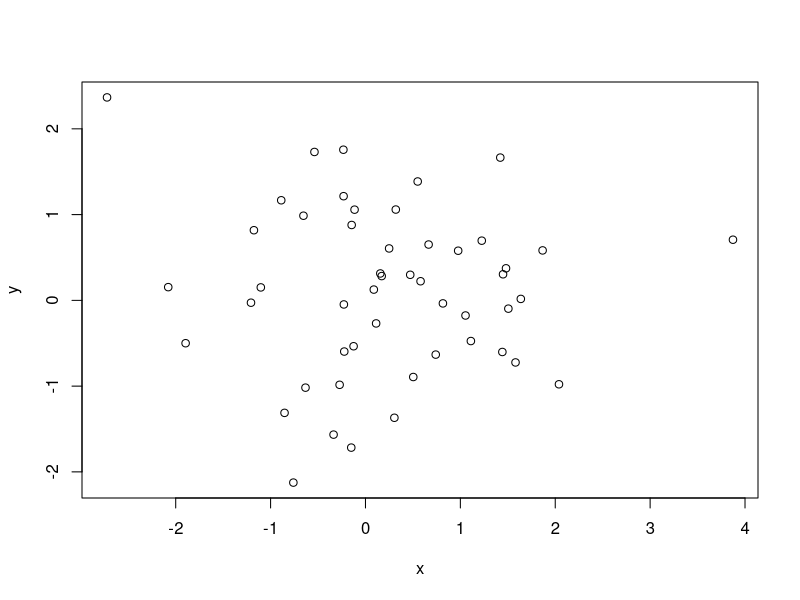
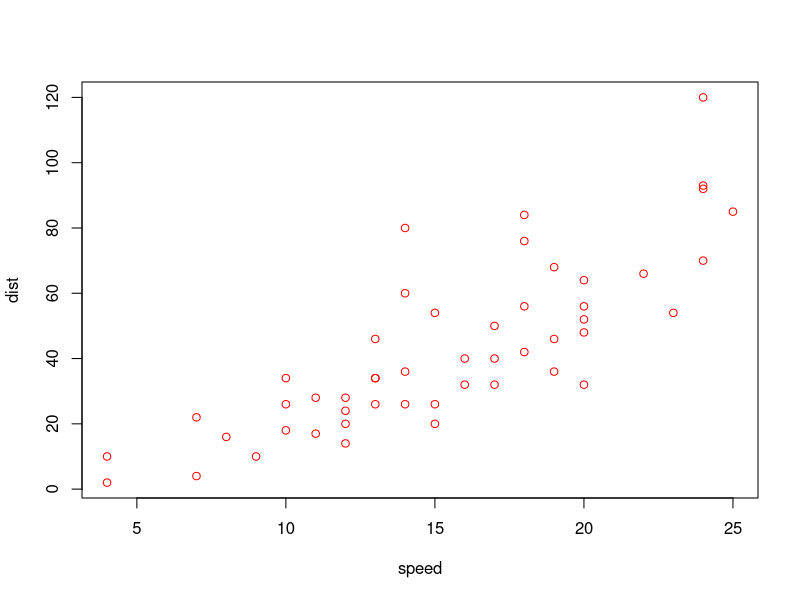
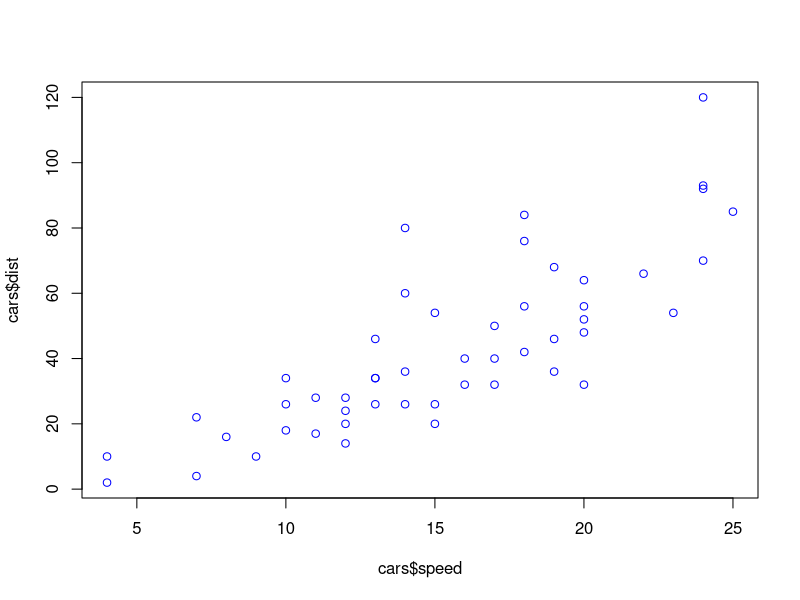

Source code (R) for these figures, in order: (Note: this script raises an error after producing the figures.)
# GRÁFICOS: parte II

# Como vimos en la lección 3.5 (gráficos simples para visualizar datos)
# existen una gran diversidad de funciones en R que nos permiten visualizar
# nuestros datos. No obstante, muchas veces nos interesa obtener gráficos de los
# modelos estadísticos evaluados como resultado visual de nuestros análsis. La
# función genérica 'plot' nos permite obtener dicho resultado:
?plot

# Comencemos con un ejemplo muy sencillo:
x <- rnorm(50)
y <- rnorm(50)
plot(x, y)

# En este caso estamos graficando y ~ x aunque el primer argumento sea la
# variable 'x' y el segundo la variable 'y'. Sin embargo, es posible utilizar
# otros argumentos para dicha función.

# Por ejemplo si deseamos visualizar graficamente el primer modelo lineal simple
# utilizado en la lección 4.3 (regresión simple):

lm1 <- lm(dist ~ speed, data=cars)
plot(dist ~ speed, data=cars, col="red")
# Observe que dentro de la función 'plot' se escribe exactamente lo mismo que
# en la función 'lm'.

# Si bien en la ayuda de dicha función nos dice que el primer argumento es la
# variable 'x' y el segundo es la variable 'y', observe que nosotros en este
# caso le estamos dando como primer argumeto la fórmula de nuestro modelo
# lineal y como segundo el data.frame en donde se encuetran nuestros datos.
# Esta es otra forma de obtener un gráfico x-y y en R aparce como la función
# 'plot.formula', aunque si ud. va  la ayuda observará que en realidad se
# utiliza la función 'plot'...
?plot.formula

plot(cars$dist ~ cars$speed, col="blue")
# Otra forma de obtener el mismo resultado. En esta caso no es necesrio
# utilizar el argumento 'data' porque con el signo '$' ya le estamos indicando a
# la función de donde debe obtener la información para realizar la acción.

plot(speed, dist, data=cars, col="green")
# Este gráfico tiene la misma sintaxis que el primer ejemplo, primero la
# variable 'x', luego la variable 'y', no hay un fórmula... y nos deveulve el
# mismo gráfico (los colores son para poder diferenciarlos y que no se vean todos
# iguales). Esto da cuenta de que ambas formas sirven y queda a elección de cada
# uno la manera más sencilla que le sirva para entender la sintaxis.

lm2 <- lm(dist ~ speed, data=cars, subset=dist > 20)
plot(dist ~ speed, data=cars, subset=dist > 20)
# Como puede observar el argumento 'subset' también sirve como un filtro para
# las variables a graficar. En este caso si ud. compara cualquiera de los tres
# gráficos anteriores con este nuevo gráfico podrá observar como cambian las
# escalas en los ejes y como disminuyen la cantidad de puntos (datos) graficados.


# Usando la función gráfica llamada 'abline' podemos agregar la recta al
# gráfico cuya pendiente y corte en el eje 'y' se obtienen del modelo lineal
# 'lm1' en este caso:
abline(lm1) # observe que se escribe elmodelo dentro de la función
# En este caso la función 'abline' esta utilizando los argumentos 'a' y  'b',
# para mayor información consulte la ayuda:
?abline

# Es lo mismo que haber escrito:
abline(coef(lm1)[1], coef(lm1)[2])
# En este caso el primer argumento 'a' es el primer coeficiente del modelo
# 'lm1'es decir el corte en ele eje 'y' y el segundo argumeto 'b' es el valor de
# la pendiente. Utilizamos la función 'coef' porque esta nos brinda el valor de
# los parámetros arriba descritos. A su vez se utiliza la identación con los
# '[]' poruqe dicha función deveuelve los valores en un vector y cada parámetro
# presenta una posición. Para más información consulte en la ayuda de R:
?coef

# Recuerde que la función 'abline' también puede ser utilizado para otros
# casos que no sean modelos estadśiticos explicados en la parte I.

# Esta función también acepta argumetos de la función 'par' para diagramar la
# o las líneas que desamos que sean graficadas.
# Por ejemplo:
lm_iris <- lm(Sepal.Length ~ Sepal.Width, data=iris) # modelo lineal
plot(Sepal.Length ~ Sepal.Width, data=iris) # gráfico que lo representa
abline(lm_iris, lwd=2, col=2, lty=3) # recta del modelo lineal

# Complejizando un poco...
# Si nos interesa tener una recta por cada especie, debemos filtrar a nuestro
# modelo lineal por la variable 'Species' y así obtendremos para cada modelo
# sus coeficientes correspondientes.
setosa <- lm(iris$Sepal.Length ~ iris$Sepal.Width, data=iris, subset=Species
=="setosa")
versicolor <- lm(iris$Sepal.Length ~ iris$Sepal.Width, data=iris,
subset=Species == "versicolor")
virginica <- lm(iris$Sepal.Length ~ iris$Sepal.Width, data=iris,
subset=Species == "virginica")

plot(Sepal.Length ~ Sepal.Width, data=iris, pch=as.numeric(iris$Species),
col=as.numeric(iris$Species))

abline(setosa, col=1, lty=1, lwd=1.5) # recta para el modelo setosa
abline(versicolor, col=2, lty=2, lwd=1.5) # recta para el modelo versicolor
abline(virginica, col=3, lty=3, lwd=1.5) # recta para el modelo virginica

legend("topleft", title = "Species", 
       legend=c("setosa","versicolor", "virginica"),
       bty ='n', lty = c(1:3), pch=1:3, col=1:3, lwd = 1.5, cex=0.8)


# Muchas veces nos intersa ver como se distribuyen las frecuencias de
# nuestros datos, si estos presentan algún tipo de distriubución teórica
# conocida o simplemente presentan una distribución azarosa. Para este tipo de
# casos existe una buena forma de visualizar lo planteado anteriormente y es a
# través de la función 'hist':
?hist

# Por ejemplo queremos observar la distribución de los siguientes datos:
hist(iris$Sepal.Width)

# Esta función tiene algunos argumentos por defecto que pueden ser de nuestro
# interés modificarlos.
# El argumento 'breaks' es el que marca cuantos cortes (rangos de valores)
# tendrá el histograma:
hist(iris$Sepal.Width, breaks=20)

# Observe que en el eje 'y' se grafican las frecuencias para cada rango de
# valores presente en el eje 'x'. Ahora si preferimos conocer cual es la densidad
# de dichos valores debemos cambiar el argumento lógico 'freq' que por defecto
# es TRUE: 
hist(iris$Sepal.Width, breaks=20, freq=F)

# Al igual que en la función 'plot', la función 'hist' también acepta
# argumentos como 'col', 'xlab', 'ylab', 'cex', 'font'...
# A modo de ejemplo:
hist(iris$Sepal.Width, col=2, main="Histograma", xlab="Ancho del Sepalo",
     ylab="Frecuencia", xlim=c(1.5, 4.5), font=2)

# Cuando nos intersa visualizar distintos estadísticos descriptivos para
# nuestras variables categóricas, existe una función llamda 'boxplot':
?boxplot

# La fórmula que requiere esta función es del tipo y ~ grp, donde 'y' es la
# variable de respuesta, esta debe ser continua y 'grp' son los ditintos grupos
# que queremos comparar o visualizar en relación a 'y'. Por ejemplo:
boxplot(Temp ~ Month, data=airquality)

# Aqui se esta graficando la variable continual Temperatura en función de cada
# uno de los 5 Meses de estudio (grupos).
# La interpretación...
# Los límites de la caja dan cuenta del primer y tercer cuartil (ver lección
# correspondiente para complementar). Es decir, la caja limita entre el 25% y
# 75% de los datos. La mediana es la línea que se observa (segundo cuartil),
# en donde se encuentran el 50% de loa datos. Los bigotes que salen
# de la caja hacen refencia la valor mínimo y al valor máximo. Por último,
# los puntos que se encuentran más alla de los bigotes son posibles valores
# extremos que aparecen separados porque su valor excede una vez y media el
# rango de la caja (recorrido intercuartilico).

# Como veniámos viendo hasta ahora tanbién es posible diagramar un boxplot
# con los argumentos 'prestados' por la función 'par':

boxplot(Temp ~ Month, data=airquality, col=2:6, main="Boxplot", xlab="Meses",
        ylab="Temperatura") # ... y todos los que hemos visto

# En la función 'boxplot' también funciona el argumento 'subset':
boxplot(Temp ~ Month, data=airquality, col=2:6, main="Boxplot", xlab="Meses",
        ylab="Temperatura", subset=Month < 7)


# La función curve sirve para graficar funciones.
# El primer argumento usa una función de x.
?curve
curve(x ^ 2, from=-5, to=5) # from y to son los límites de la evaluación
curve(sin(x), from=-5, to=5)
curve(sin(x) / x, from=-5, to=5, n=1000) # n es el número de puntos evaluados
# Usando la opción add=TRUE curve actúa como una low level
curve(cos(x), from=-5, to=5, add=TRUE, col=2, n=6)

# Dos alternativas para guardar los gráficos con comandos:

png(file="mi_boxplot.png") # Función que prepara el dispositivo gráfico para
# ser guardado.
boxplot(Temp ~ Month, data=airquality)
dev.off() # Es necesario ejecutar este comando para desconectar el device png
# y así volver a visualizar los gráficos en la pantalla. 

x11()
# Abre una nueva venta de gráfico, necesario para poder ejecutar la función 
# 'savePlot'. 
boxplot <- boxplot(Temp ~ Month, data=airquality, col=2:6)
savePlot(file="mi_segundo_boxplot.png")
# Ojo, debe estar la extensión del archivo incluida, en este caso es .png. 

# Tenga en cuenta que la figura será guardada en el directorio de trabajo
# actual (usar la función 'getwd' para verlo).

 
# Otras herramientas gráficas existen y se crean todo el tiempo en la
# comunidad R. Existen muchos gráficos muy populares que son bastante más
# sofisticados que los gráficos por defecto de R, uno de ellos es "ggplot2",
# sobre el cual no vamos a profundizar en este curso.
# También hay dos grandes paquetes 'lattice' y 'MASS' especializados para
# realizar un sin fin de gráficos en R desde gráficos de tortas hasta gráficos
# en 3D.
